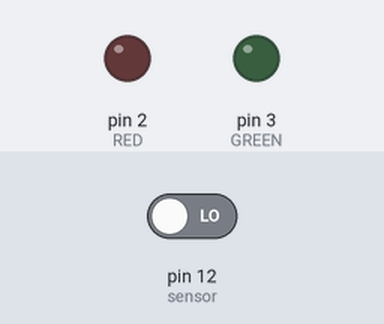
This sketch was run on a simulated Arduino Uno, built with avr-gcc and run on an emulated ATmega328P. On the bench: output pins drawn as LEDs (lit = HIGH). The inputs (shaded band) are chosen by the test bench; at power-on: pin 12 (sensor) LOW. What the sketch prints to the serial monitor is not drawn.

Above: at 6.3 s.
6.4 s: pin 12 (sensor) driven HIGH
At 6.9 s:
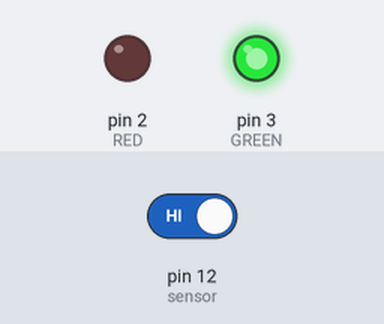
Timing chart, 0 to 9.4 s (numbered marks = the images above; inputs shaded):
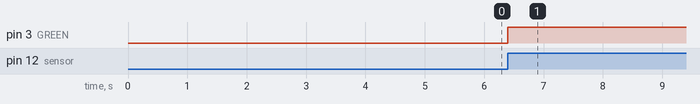

The sketch:

Home_Security_System.ino
```cpp
//If you're using the built-in LED for testing, remember that it works with inverted logic
//(HIGH=LOW, and LOW=HIGH)
int RED = 2;
int GREEN = 3;  // the pin that the LED is attached to
int sensor = 12;              // the pin that the sensor is attached to
int state = LOW;             // by default, no motion detected
int val = 0;                 // variable to store the sensor status (value)

void setup() {
  pinMode(3, OUTPUT);
  pinMode(2, OUTPUT);      // initalize LED as an output
  pinMode(sensor, INPUT);    // initialize sensor as an input
  Serial.begin(9600);        // initialize serial

  delay(1000);
  Serial.println("ATH");    //Sets the GSM Module in Text Mode
  delay(1000);
  Serial.println("AT+CMGF=1");    //Sets the GSM Module in Text Mode
  delay(1000);  // Delay of 1000 milli seconds or 1 second
  Serial.println("AT+CMGS=\"+91XXXXXXXXXX\"\r"); // Replace x with mobile number
  delay(1000);
  Serial.println("RCWL-0516 Microwave Radar activated ");// The SMS text you want to send
  delay(100);
  Serial.println((char)26);// ASCII code of CTRL+Z
  delay(1000); //  918789646289
}

void loop() {
  val = digitalRead(sensor);   // read sensor value
  if (val == HIGH)
  {


    if (state == LOW)
    {
      digitalWrite(RED, 0);
      digitalWrite(GREEN, 1);
      Serial.println("Motion detected!");

      Serial.println("ATH");    //Sets the GSM Module in Text Mode
      delay(1000);
      Serial.println("AT+CMGF=1");    //Sets the GSM Module in Text Mode
      delay(1000);  // Delay of 1000 milli seconds or 1 second
      Serial.println("AT+CMGS=\"+91XXXXXXXXXX\"\r"); // Replace x with mobile number
      delay(1000);
      Serial.println("Alert!!! Motion Detected ");// The SMS text you want to send
      delay(100);
      Serial.println((char)26);// ASCII code of CTRL+Z
      delay(3000); //  918789646289 919344752333
      Serial.println("ATD +919344752333");// ASCII code of CTRL+Z
      delay(3000);
      state = HIGH;
    }
  }
  else {


    if (state == HIGH) {
      digitalWrite(RED, 1);
      digitalWrite(GREEN, 0);
      Serial.println(" NO Motion detected!");
      state = LOW;       // update variable state to LOW
    }
  }
}
```

Measured:
- after the input at 6.4 s, pin 3 (GREEN): LOW → HIGH at once
